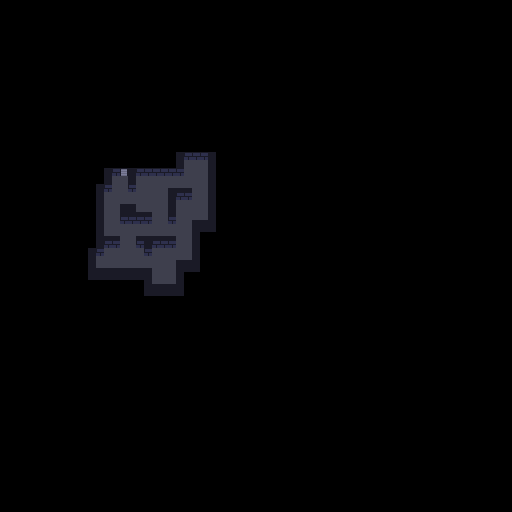

Tiled map render using the project's own tile images. Description and the map definition, with tile-layer contents summarised, below:
An orthogonal 64x64 tile map with 8x8 px tiles, 3 tile layers (Background, Walls, Foreground) and 6 objects (5x enemy, player).

<map version="1.0" orientation="orthogonal" width="64" height="64" tilewidth="8" tileheight="8">
 <tileset firstgid="1" name="tileset" tilewidth="8" tileheight="8">
  <image source="tileset.png" width="32" height="32" />
 </tileset>
 <layer name="Background" width="64" height="64">
  <data>[4096 cells, 132 non-empty, 1 distinct tile ids]</data>
 </layer>
 <layer name="Walls" width="64" height="64">
  <data>[4096 cells, 86 non-empty, 3 distinct tile ids]</data>
 </layer>
 <layer name="Foreground" width="64" height="64">
  <data>[4096 cells, 86 non-empty, 2 distinct tile ids]</data>
 </layer>
 <objectgroup name="Entities" width="64" height="64">
  <object type="player" gid="13" x="116" y="187">
   <properties>
    <property name="direction" value="3" />
   </properties>
  </object>
  <object type="enemy" gid="13" x="186" y="170">
   <properties>
    <property name="direction" value="3" />
   </properties>
  </object>
  <object type="enemy" gid="13" x="180" y="213">
   <properties>
    <property name="direction" value="0" />
   </properties>
  </object>
  <object type="enemy" gid="13" x="106" y="264">
   <properties>
    <property name="direction" value="0" />
   </properties>
  </object>
  <object type="enemy" gid="13" x="160" y="278">
   <properties>
    <property name="direction" value="2" />
   </properties>
  </object>
  <object type="enemy" gid="13" x="139" y="202">
   <properties>
    <property name="direction" value="0" />
   </properties>
  </object>
 </objectgroup>
</map>
